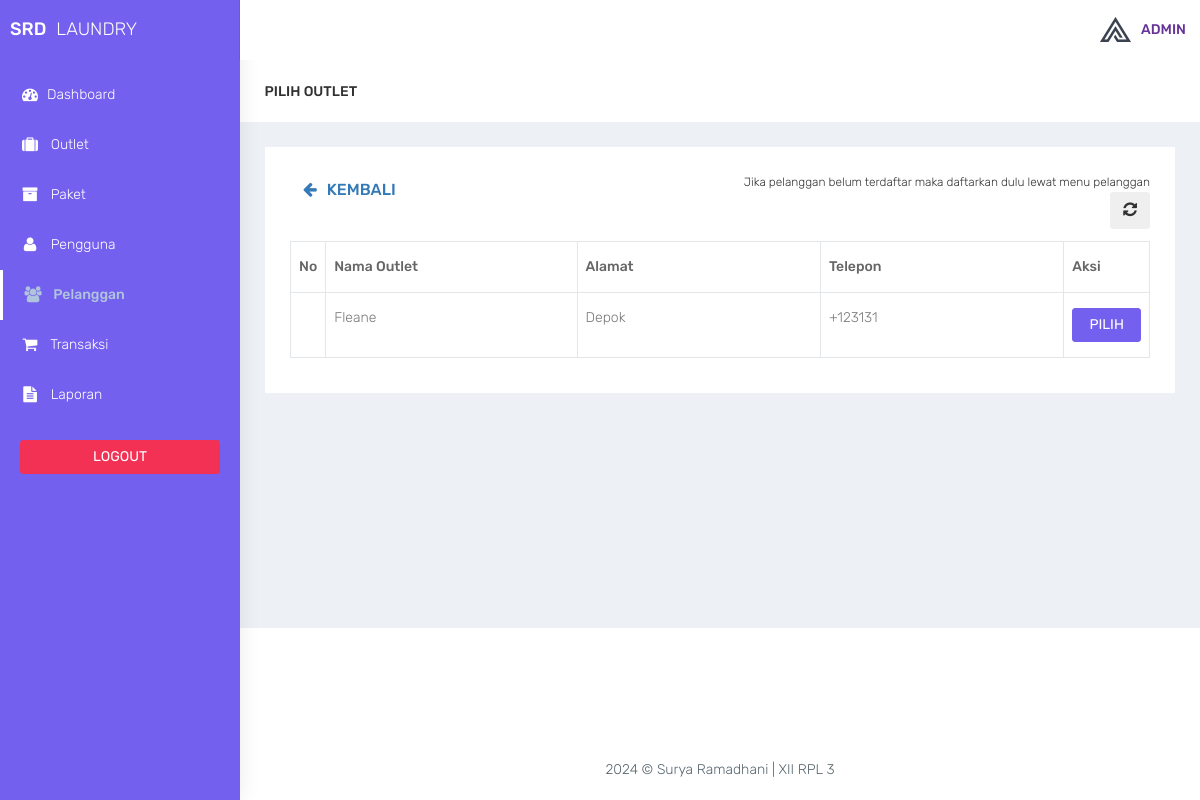
/admin/transaksi_cari_outlet.php?id=11 (signed in), run on an earlier commit of the app's database.
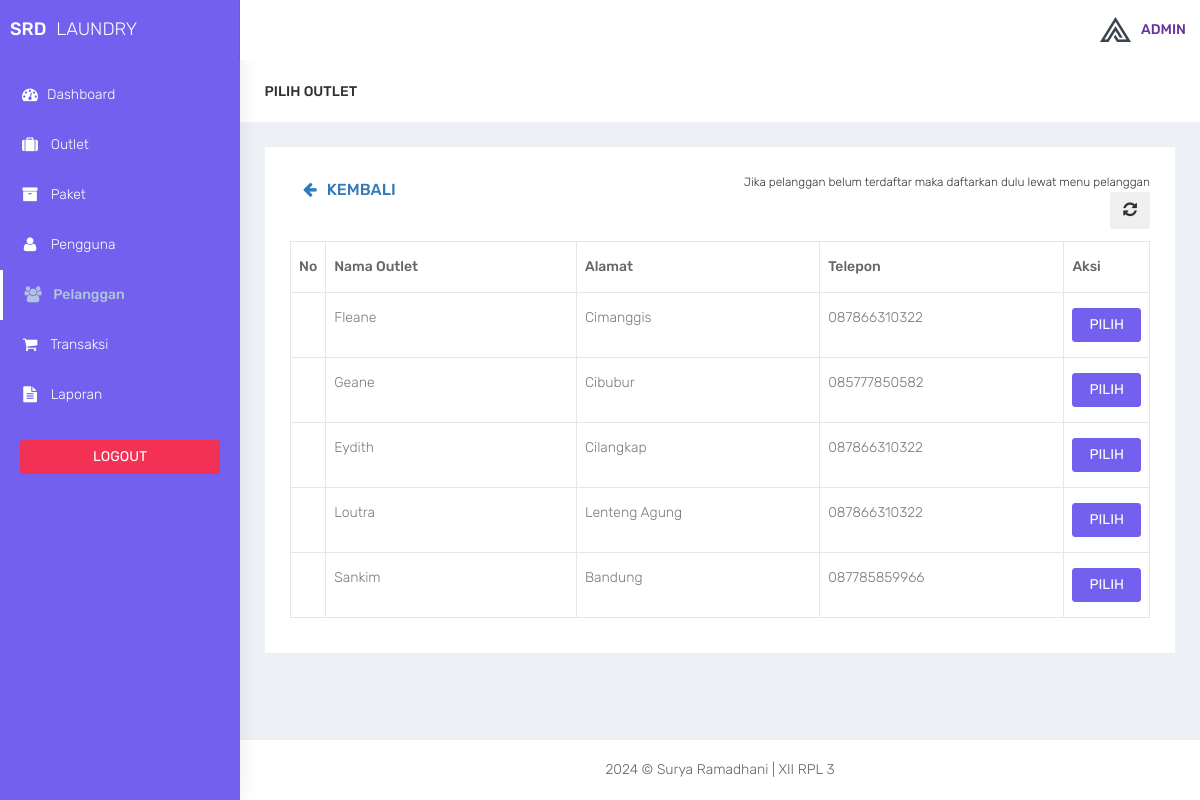
And on a later commit of the database.
### tables this page shows
CREATE TABLE `outlet` (
  `id_outlet` int(11) NOT NULL,
  `nama_outlet` varchar(100) DEFAULT NULL,
  `alamat_outlet` text DEFAULT NULL,
  `telp_outlet` varchar(15) DEFAULT NULL
);

### admin/functions.php (called while the page is built, shortened)
<?php
function ambildata($conn, $query)
{
    $data = mysqli_query($conn, $query);
    if (mysqli_num_rows($data) > 0) {
        while ($row = mysqli_fetch_assoc($data)) {
            $hasil[] = $row;
        }
        return $hasil;
    }
}

### admin/transaksi_cari_outlet.php (the view, shortened to what this page needs)
<?php
require 'functions.php';
require 'layout_header.php';
$query = 'SELECT * FROM outlet';
$data = ambildata($conn, $query);
?>
<div class="container-fluid">
    <div class="row bg-title">
        <div class="col-lg-3 col-md-4 col-sm-4 col-xs-12">
            <h4 class="page-title">Pilih Outlet</h4>
        </div>
    </div>
    <div class="row">
        <div class="col-md-12 col-lg-12 col-sm-12 col-xs-12">
            <div class="white-box">
                <div class="row">
                    <div class="col-md-6">
                        <a href="transaksi_cari_member.php" class="btn btn-dark box-title"><i class="fa fa-arrow-left fa-fw"></i> Kembali</a>
                    </div>
                    <div class="col-md-6 text-right">
                        <small>Jika pelanggan belum terdaftar maka daftarkan dulu lewat menu pelanggan</small>
                        <button id="btn-refresh" class="btn btn-dark box-title text-right" title="Refresh Data"><i class="fa fa-refresh" id="ic-refresh"></i></button>
                    </div>
                </div>
                <div class="table-responsive">
                    <table class="table table-bordered thead-dark" id="table">
                        <thead class="thead-dark">
                            <tr>
                                <th width="2%">No</th>
                                <th width="30%">Nama Outlet</th>
                                <th width="29%">Alamat</th>
                                <th width="29%">Telepon</th>
                                <th width="10%">Aksi</th>
                            </tr>
                        </thead>
                        <tbody>
                            <?php foreach ($data as $member) : ?>
                                <tr>
                                    <td></td>
                                    <td><?= $member['nama_outlet'] ?></td>
                                    <td><?= $member['alamat_outlet'] ?></td>
                                    <td><?= $member['telp_outlet'] ?></td>
                                    <td align="center">
                                        <a href="transaksi_tambah.php?id=<?= $_GET['id']; ?>&outlet_id=<?= $member['id_outlet'] ?>" data-toggle="tooltip" data-placement="bottom" title="Pilih" class="btn btn-primary btn-block"> PILIH</a>
                                    </td>
                                </tr>
                            <?php endforeach; ?>
                        </tbody>
                    </table>
                </div>
            </div>
        </div>
    </div>
</div>
<?php
require 'layout_footer.php';

What changed in the data, as far as the page shows it:
changed outlet "Fleane": alamat_outlet "Depok" → "Cimanggis"; telp_outlet "+123131" → "087866310322"
added outlet: nama_outlet "Geane", alamat_outlet "Cibubur", telp_outlet "085777850582"
added outlet: nama_outlet "Eydith", alamat_outlet "Cilangkap", telp_outlet "087866310322"
added outlet: nama_outlet "Loutra", alamat_outlet "Lenteng Agung", telp_outlet "087866310322"
added outlet: nama_outlet "Sankim", alamat_outlet "Bandung", telp_outlet "087785859966"
